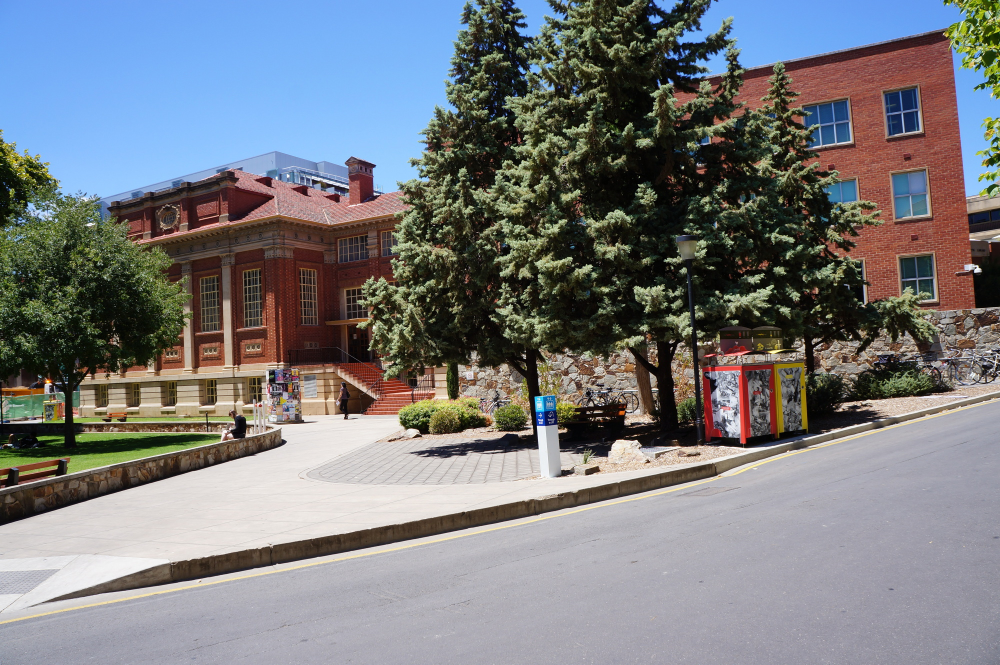
//> input picture test/images/DSC02931.JPG, 2000 x 1329 px (shown at 1/2 size)
$ ./ssim_test images/DSC02931.JPG images/P1010517.JPG images/P1010517.JPG   (built with g++ and OpenCV 4)
//> lines starting //> are read from the running program, lines starting //| are printed output that depends on the picture
#include <opencv2/opencv.hpp>
#include <iostream>

double computeSSIM(const cv::Mat& img1, const cv::Mat& img2) {
    const double C1 = 6.5025, C2 = 58.5225;

    cv::Mat I1, I2;
    img1.convertTo(I1, CV_32F);
    img2.convertTo(I2, CV_32F);

    cv::Mat I1_2 = I1.mul(I1);
    cv::Mat I2_2 = I2.mul(I2);
    cv::Mat I1_I2 = I1.mul(I2);

    cv::Mat mu1, mu2;
    cv::GaussianBlur(I1, mu1, cv::Size(11, 11), 1.5);
    cv::GaussianBlur(I2, mu2, cv::Size(11, 11), 1.5);

    cv::Mat mu1_2 = mu1.mul(mu1);
    cv::Mat mu2_2 = mu2.mul(mu2);
    cv::Mat mu1_mu2 = mu1.mul(mu2);

    cv::Mat sigma1_2, sigma2_2, sigma12;

    cv::GaussianBlur(I1_2, sigma1_2, cv::Size(11, 11), 1.5);
    sigma1_2 -= mu1_2;

    cv::GaussianBlur(I2_2, sigma2_2, cv::Size(11, 11), 1.5);
    sigma2_2 -= mu2_2;

    cv::GaussianBlur(I1_I2, sigma12, cv::Size(11, 11), 1.5);
    sigma12 -= mu1_mu2;

    cv::Mat t1, t2, t3;

    t1 = 2 * mu1_mu2 + C1;
    t2 = 2 * sigma12 + C2;
    t3 = t1.mul(t2);

    t1 = mu1_2 + mu2_2 + C1;
    t2 = sigma1_2 + sigma2_2 + C2;
    t1 = t1.mul(t2);

    cv::Mat ssim_map;
    cv::divide(t3, t1, ssim_map);

    cv::Scalar mssim = cv::mean(ssim_map);
    return mssim[0];
}

int main(int argc, char* argv[]) {
    if (argc != 4) {
        std::cerr << "Usage: " << argv[0] << " <reference_image> <panorama_ORB> <panorama_SIFT>\n";
        return -1;
    }

    cv::Mat ref = cv::imread(argv[1]);
//> ref is the input picture: 1329 rows x 2000 cols, CV_8UC3; mean B, G, R 125.6, 121.9, 119.8
    cv::Mat pan1 = cv::imread(argv[2]);
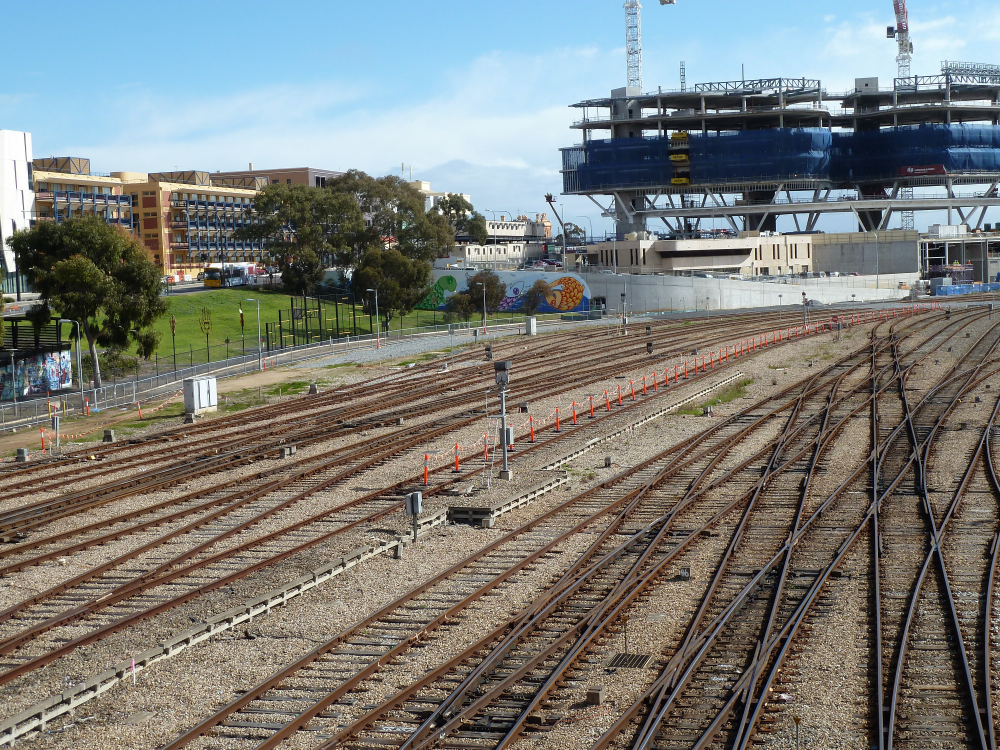
//> input picture test/images/P1010517.JPG, 2000 x 1500 px (shown at 1/2 size)
//> pan1 is the input picture: 1500 rows x 2000 cols, CV_8UC3; mean B, G, R 120.2, 124.1, 122.2
    cv::Mat pan2 = cv::imread(argv[3]);

    if (ref.empty() || pan1.empty() || pan2.empty()) {
        std::cerr << "Error loading images.\n";
        return -1;
    }

    if (ref.size() != pan1.size()) {
        cv::resize(pan1, pan1, ref.size());
//> pan1: 1329 rows x 2000 cols, CV_8UC3
    }
    if (ref.size() != pan2.size()) {
        cv::resize(pan2, pan2, ref.size());
    }

    cv::Mat ref_gray, pan1_gray, pan2_gray;
    cv::cvtColor(ref, ref_gray, cv::COLOR_BGR2GRAY);
    cv::cvtColor(pan1, pan1_gray, cv::COLOR_BGR2GRAY);
    cv::cvtColor(pan2, pan2_gray, cv::COLOR_BGR2GRAY);

    double ssim1 = computeSSIM(ref_gray, pan1_gray);
//> in computeSSIM, `cv::Mat I2_2 = I2.mul(I2);`:
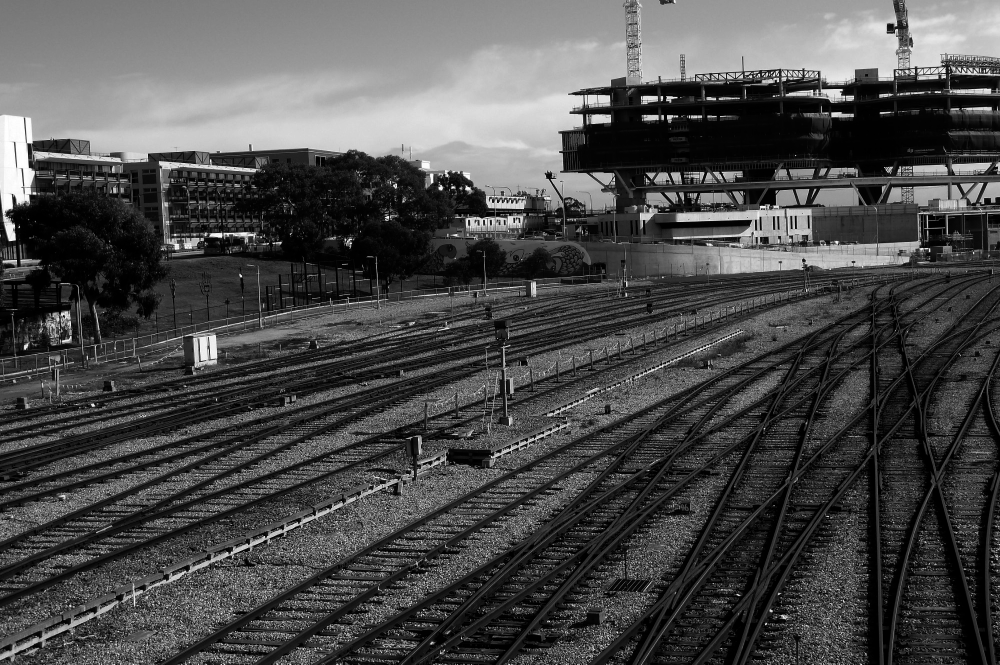
//> I2_2: 1329 rows x 2000 cols, CV_32FC1 (shown at 1/2 size); min 0, max 65025, mean 19316.4; drawn with min black and max white
//> in computeSSIM, `cv::Mat mu1_mu2 = mu1.mul(mu2);`:
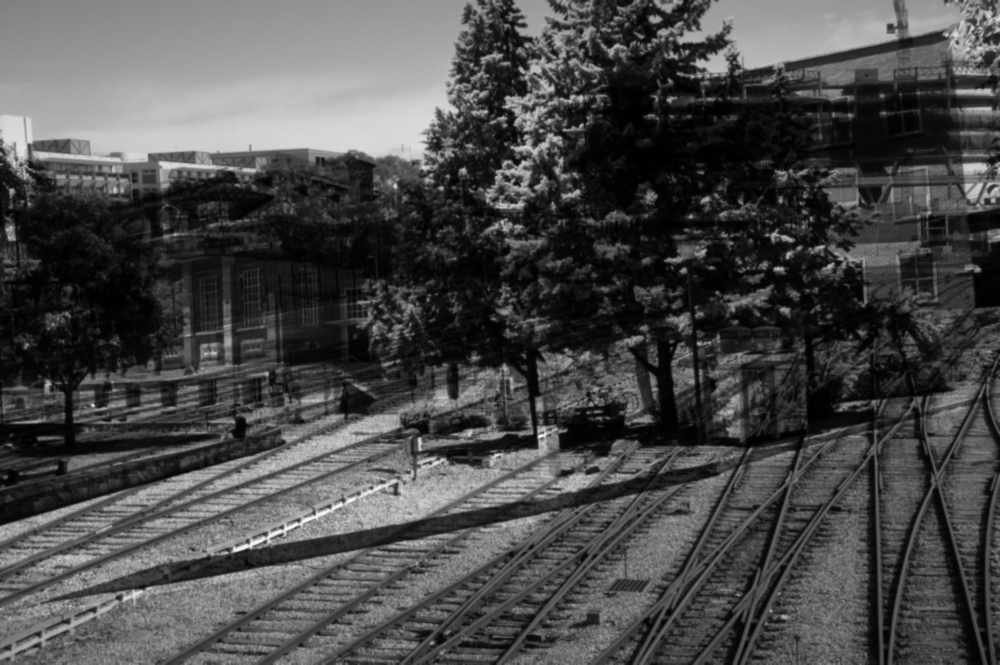
//> mu1_mu2: 1329 rows x 2000 cols, CV_32FC1 (shown at 1/2 size); min 72.15, max 52114.8, mean 15239.1; drawn with min black and max white
//> in computeSSIM, `t3 = t1.mul(t2);`:
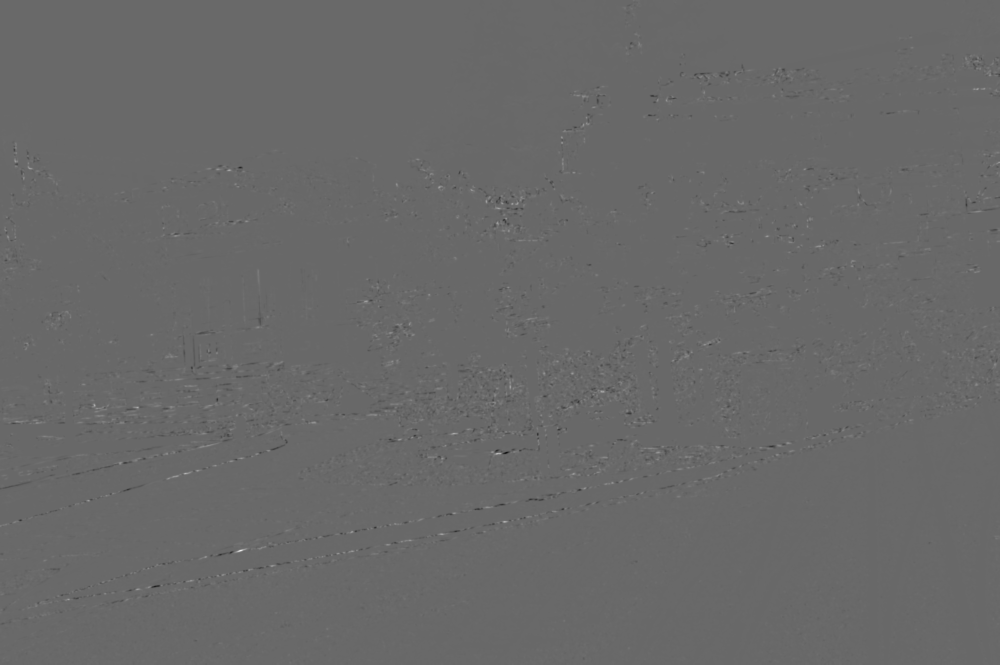
//> t3: 1329 rows x 2000 cols, CV_32FC1 (shown at 1/2 size); min -404072768, max 580476608, mean 1721915.2; drawn with min black and max white
//> in computeSSIM, `t1 = t1.mul(t2);`:
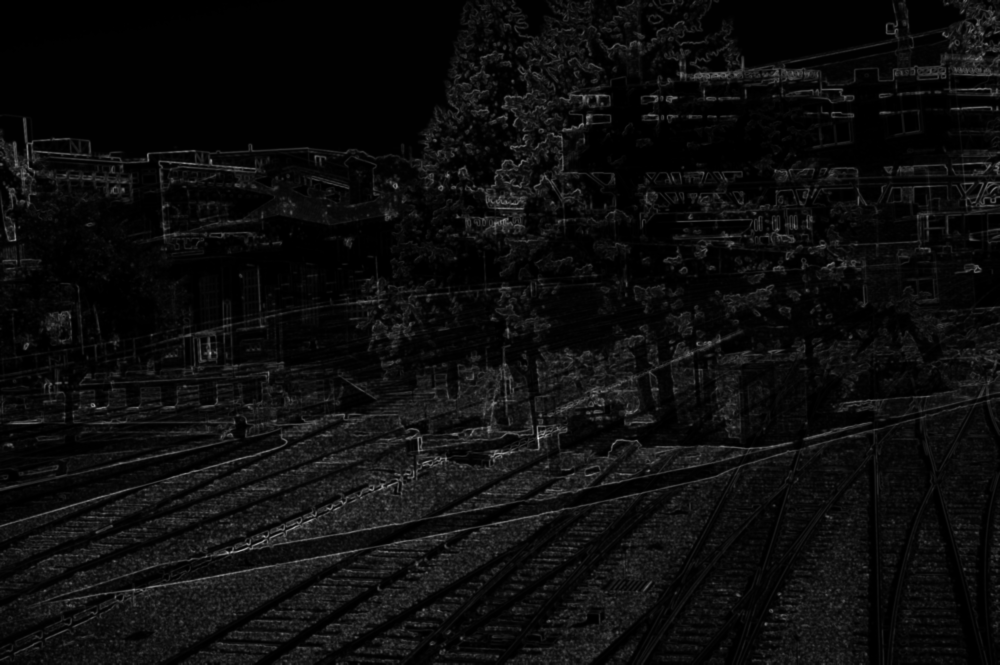
//> t1: 1329 rows x 2000 cols, CV_32FC1 (shown at 1/2 size); min 14540.1, max 893500224, mean 47229268; drawn with min black and max white
//> in computeSSIM, `cv::divide(t3, t1, ssim_map);`:
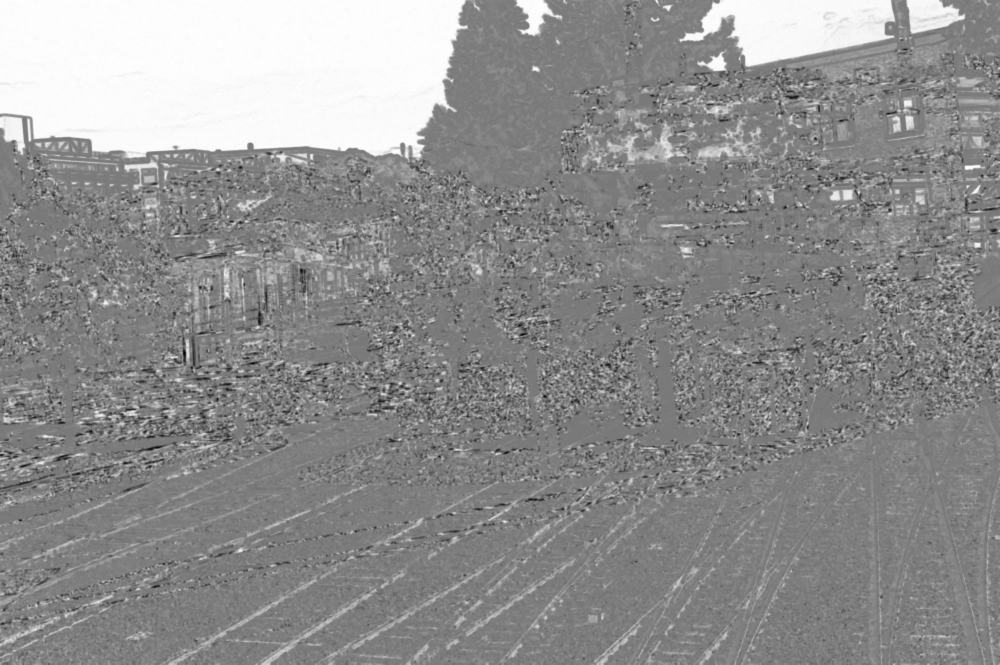
//> ssim_map: 1329 rows x 2000 cols, CV_32FC1 (shown at 1/2 size); min -0.893, max 0.992, mean 0.162; drawn with min black and max white
//> in computeSSIM, `cv::Scalar mssim = cv::mean(ssim_map);`: mssim = Scalar(0.162)
//> ssim1 = 0.162
    double ssim2 = computeSSIM(ref_gray, pan2_gray);
//> ssim2 = 0.162

    std::cout << "SSIM between reference and panorama_ORB: " << ssim1 << std::endl;
//| SSIM between reference and panorama_ORB: 0.162078
    std::cout << "SSIM between reference and panorama_SIFT: " << ssim2 << std::endl;
//| SSIM between reference and panorama_SIFT: 0.162078

    return 0;
}
